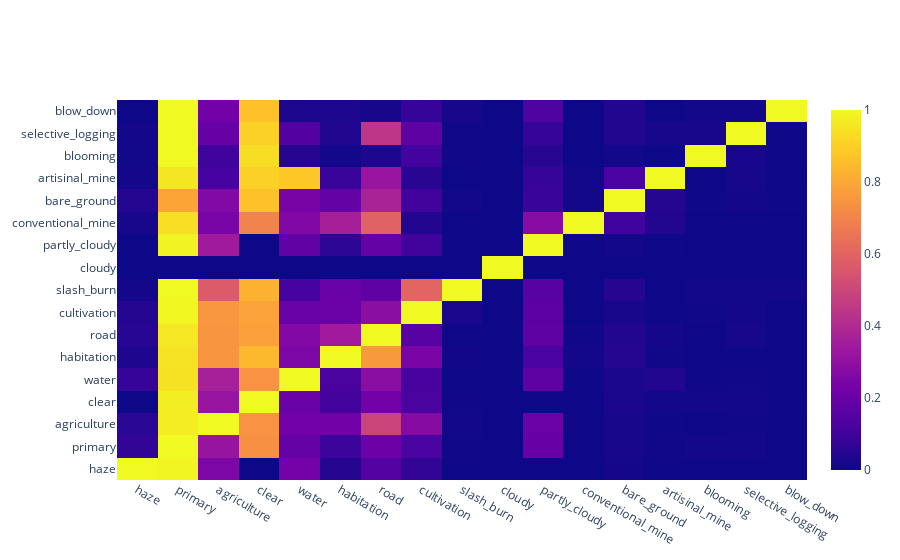

Notebook cell for this chart:
### Markdown cell above
- Almost all images are tagged with primary
- The assumed most important tags have very few occurences compared to other tags:
    - slash_burn (209)
    - artisinal_mine (339)
    - selective logging (selective_logging)

### Code cell
# Co-occurence Matrix
com = np.zeros([len(counts)]*2)
for i, l in enumerate(list(counts.keys())):
    for i2, l2 in enumerate(list(counts.keys())):
        c = 0
        cy = 0
        for row in tags.values:
            if l in row:
                c += 1
                if l2 in row: cy += 1
        com[i, i2] = cy / c

data=[go.Heatmap(z=com, x=list(counts.keys()), y=list(counts.keys()))]
layout=go.Layout(height=800, width=800, title='Co-occurence matrix of training tags')
fig=dict(data=data, layout=layout)
py.iplot(data, filename='train-com')

### Figure 1 — Plotly figure (JSON) as saved in the notebook; plotly's stock layout.template omitted (floating-point values rounded to 4 significant figures; data arrays with more than 128 entries replaced by an {"elided": "..."} marker saying what was removed)
{"data": [{"type": "heatmap", "x": ["haze", "primary", "agriculture", "clear", "water", "habitation", "road", "cultivation", "slash_burn", "cloudy", "partly_cloudy", "conventional_mine", "bare_ground", "artisinal_mine", "blooming", "selective_logging", "blow_down"], "y": ["haze", "primary", "agriculture", "clear", "water", "habitation", "road", "cultivation", "slash_burn", "cloudy", "partly_cloudy", "conventional_mine", "bare_ground", "artisinal_mine", "blooming", "selective_logging", "blow_down"], "z": {"elided": "17x17 float values"}}], "layout": {}}
